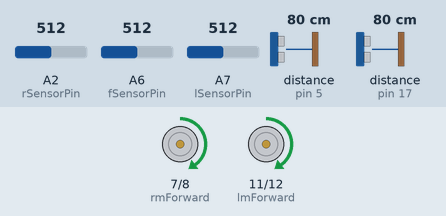
The sketch below on a simulated Arduino Nano, built with avr-gcc and run on an emulated ATmega328P. Parts: motor-driver pin pairs drawn as motors (green arrow = first pin HIGH = forward, orange = second pin HIGH = backward, longer = more drive, scaled by the enable pin). The inputs (shaded band) are chosen by the test bench; at power-on: distance to the obstacle (sensors on pin 5, pin 17) 80 cm, A2 (rSensorPin) = 512, A6 (fSensorPin) = 512, A7 (lSensorPin) = 512. The echo pulse lasts 58.3 µs per cm.

Above: at 1.2 s.
1.3 s: distance to the obstacle (sensor on pin 5) set to 12 cm
2.8 s: distance to the obstacle (sensor on pin 5) set to 9 cm
At 5.0 s:
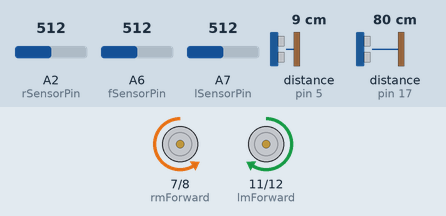
5.5 s: distance to the obstacle (sensor on pin 5) set to 18 cm
At 6.8 s:
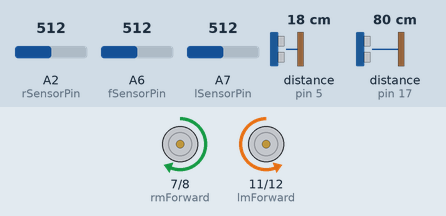
7.6 s: distance to the obstacle (sensor on pin 5) set to 21 cm
At 12.9 s:
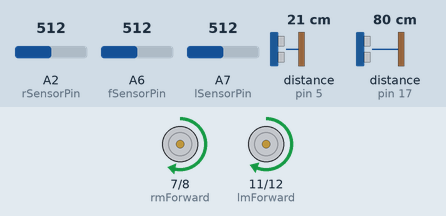
Timing chart, 0 to 13.4 s (numbered marks = the images above; inputs shaded):
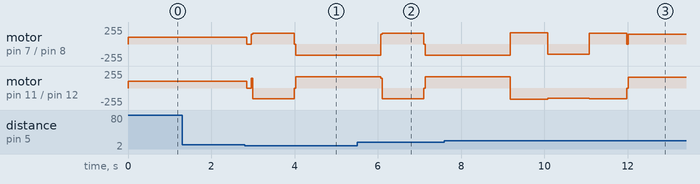

Measured:
- the behaviour switches between 11 and 10 cm on distance to the obstacle (sensor on pin 5) (found by bisection; images 0 and 1)
- the behaviour switches between 18 and 19 cm on distance to the obstacle (sensor on pin 5) (found by bisection; images 2 and 3)
- after the input at 1.3 s, every drawn part: stays the same
- after the input at 2.8 s, motor on pin 7 (rmForward) / pin 8 (rmReverse): forward 100/255 → stopped after 0.05 s, → forward 160/255 0.10 s later, → backward 170/255 1.0 s later; motor on pin 11 (lmForward) / pin 12 (lmReverse): forward 100/255 → stopped after 0.05 s, → backward 160/255 0.10 s later, → forward 170/255 1.0 s later
- after the input at 5.5 s, motor on pin 7 (rmForward) / pin 8 (rmReverse): backward 170/255 → forward 160/255 after 0.56 s, → backward 170/255 1.0 s later; motor on pin 11 (lmForward) / pin 12 (lmReverse): forward 170/255 → backward 160/255 after 0.56 s, → forward 170/255 1.0 s later

The sketch:

demostration.ino
```cpp
#include <NewPing.h>

#define fTRIGGER_PIN  4  // Arduino pin tied to trigger pin on the ultrasonic sensor.
#define fECHO_PIN     5  // Arduino pin tied to echo pin on the ultrasonic sensor.
#define MAX_DISTANCE 200 // Maximum distance we want to ping for (in centimeters). Maximum sensor distance is rated at 400-500cm.
#define bTRIGGER_PIN  13 // Arduino bottom trigger pin
#define bECHO_PIN     17 // Arduino bottom echo pin

NewPing fSonar(fTRIGGER_PIN, fECHO_PIN, MAX_DISTANCE); // NewPing setup of pins and maximum distance.
NewPing bSonar(bTRIGGER_PIN, bECHO_PIN, MAX_DISTANCE);

//declaring useful variables and naming the pins
int fSensorPin = A6;
int lSensorPin = A7;
int rSensorPin = A2;
int fSensorVal = 0;
int lSensorVal = 0;
int rSensorVal = 0;
int rmForward = 7;
int rmReverse = 8;
int rmEnabled = 9;
int lmForward = 11;
int lmReverse = 12;
int lmEnabled = 10;
int fPingDis = 0;
int bPingDis = 0;
int brightestValue = 2000;
int startMilli = 0;
int endMilli = 0;
int originalSensorVal = 50;
int lBarrierDis = 0;
int rBarrierDis = 0;
int lCounter = 0;
int rCounter = 0;
bool runTime = true;
const int leftFeedback = 2;
const int rightFeedback = 3;
volatile int leftcounter = 0;
volatile int rightcounter = 0;

// the cancel function disables the left and right motors and turns them off

void cancel() {
  digitalWrite(rmForward, LOW);
  digitalWrite(lmForward, LOW);
  digitalWrite(rmReverse, LOW);
  digitalWrite(lmReverse, LOW);
  digitalWrite(rmEnabled, LOW);
  digitalWrite(lmEnabled, LOW);
}

// the speedSteering function powers the motors based on the parametres given
void speedSteering(int lSpeed, int rSpeed, bool lForward, bool rForward) {
  // left motor controls
  if (lForward) {
    digitalWrite(lmForward, HIGH);
    digitalWrite(lmReverse, LOW);
  }
  else
  {
    digitalWrite(lmForward, LOW);
    digitalWrite(lmReverse, HIGH);
  }
  // right motor controls
  if (rForward) {
    digitalWrite(rmForward, HIGH);
    digitalWrite(rmReverse, LOW);
  }
  else
  {
    digitalWrite(rmForward, LOW);
    digitalWrite(rmReverse, HIGH);
  }

  analogWrite(rmEnabled, rSpeed);
  analogWrite(lmEnabled, lSpeed);
}

// the setup function gets processed once at the start of the progam
void setup() {
  Serial.begin(115200);
  pinMode(rmForward, OUTPUT);
  pinMode(rmReverse, OUTPUT);
  pinMode(rmEnabled, OUTPUT);
  pinMode(lmForward, OUTPUT);
  pinMode(lmReverse, OUTPUT);
  pinMode(lmEnabled, OUTPUT);
  pinMode(2, INPUT);
  pinMode(3, INPUT);
  fSonar.ping_cm();
  bSonar.ping_cm();
}


// loop it describes its self (loops that section of code over and over till the program ends)
void mazeSolver() {
  speedSteering(150, 150, true, true); //starts going forward
  fPingDis = fSonar.ping_cm(); //pings sonar
  delay(35); //delay for the sonar
  if (fPingDis <= 20) { //if object infront of sonar 20cm away
    speedSteering(160, 160, false, true); //turns left
    delay(1000); //for a second
    cancel();
    lBarrierDis = fSonar.ping_cm(); //checks left hand side
    delay(35);
    speedSteering(170, 170, true, false); //turns 180 degrees
    delay(2000);        //double 1800
    rBarrierDis = fSonar.ping_cm(); //checks right hand side
    delay(35);
    if ((lBarrierDis >= rBarrierDis) or (lBarrierDis = 0)) { //if the left hand side is futher away
      speedSteering(170, 170, false, true); //turn 180 to face the left
      delay(2000);        //double 1800
      lCounter ++; //increase left counter
    }
    else {
      rCounter ++; //increases the right counter as it's facing right
    }
  }
  if (((rCounter + 2) == lCounter) or (lCounter + 2) == rCounter) { // if it's facing backwards
    speedSteering(170, 170, false, true); //turns left
    delay(900);
    runTime = true;
    do {
      if ((rCounter + 2) == lCounter) {
        speedSteering(150, 150, true, true); //goes forward
      }
      else if ((lCounter + 2) == rCounter) {
        speedSteering(150, 150, false, false); //goes backward
      }
      delay(1000);
      speedSteering(160, 160, false, true); //moves to the left
      delay(900);
      cancel(); //stops the movement
      fPingDis = fSonar.ping_cm(); //checks the left
      delay(35);
      if ((fPingDis >= 20) or (fPingDis == 0)) { //if left is free
        break;
      }
      else {
        speedSteering(160, 160, true, false); //turn to the right
        delay(900);
      }
    } while (runTime = true);
    rCounter = 0; //resets the counters
    lCounter = 0;
  }
}

void slideLeft(){
  speedSteering(150, 150, false, true);
  delay(1000);
  speedSteering(150, 150, false, false);
  delay(500);
  speedSteering(150, 150, true, false);
  delay(1000);
  cancel();
  delay(500);
}

void slideRight(){
  speedSteering(150, 150, true, false);
  delay(1000);
  speedSteering(150, 150, false, false);
  delay(500);
  speedSteering(150, 150, false, true);
  delay(1000);
}

void chaChaSlide(){
  speedSteering(150, 150, false, false);
  delay(1000);
  speedSteering(150, 150, true, true);
  delay(1000);
  speedSteering(150, 150, false, false);
  delay(1000);
  speedSteering(150, 150, true, true);
  delay(1000);
}

void clapSpoons(){
  speedSteering(150, 150, false, false);
  delay(150);
  speedSteering(150, 150, true, true);
  delay(150);
  speedSteering(150, 150, false, false);
  delay(150);
  speedSteering(150, 150, true, true);
  delay(150);
}

void crissCross(){
  speedSteering(255, 255, true, false);
  delay(400);
  speedSteering(255, 255, false, true);
  delay(800);
  speedSteering(255, 255, true, false);
  delay(300);
  cancel();
  delay(500);
}

void reverse(){
  speedSteering(150, 150, false, false);
  delay(1000);
}

void rStomp(){
  speedSteering(255, 255, false, true);
  delay(300);
  cancel();
  delay(100);
  speedSteering(255, 255, true, false);
  delay(300);
  cancel();
  delay(500);
}

void lStomp(){
  speedSteering(255, 255, true, false);
  delay(300);
  cancel();
  delay(100);
  speedSteering(255, 255, false, true);
  delay(250);
  cancel();
  delay(500);
}

void hop(){
  speedSteering(255, 255, true, true);
  delay(200);
}

void chaChaSlideDance(){
  speedSteering(255, 255, true, false);
  delay(24000);
  clapSpoons();   //10 second delay
  slideLeft();
  delay(300);
  reverse();
  delay(750);
  hop();
  delay(750);
  rStomp();
  delay(200);
  lStomp();
  delay(1000);
  chaChaSlide();
}

void loop(){
  speedSteering(100, 100, true, true);
  fSensorVal = analogRead(fSensorPin);
  rSensorVal = analogRead(rSensorPin);
  lSensorVal = analogRead(lSensorPin);

  if ((lSensorVal < fSensorVal) and (lSensorVal < rSensorVal)){
    speedSteering(0, 255, true, true);
  }
  else if ((fSensorVal < lSensorVal) and (fSensorVal < rSensorVal)){
    speedSteering(100, 100, true, true);
  }
  else if ((rSensorVal < lSensorVal) and (rSensorVal < fSensorVal)){
    speedSteering(255, 0, true, true);
  }

  fPingDis = fSonar.ping_cm();
  delay(35);

  if ((fPingDis <= 10) and (fPingDis >= 0)){
    cancel();
    delay(100);
    while(true){
      mazeSolver();
    }
  }

}
```
